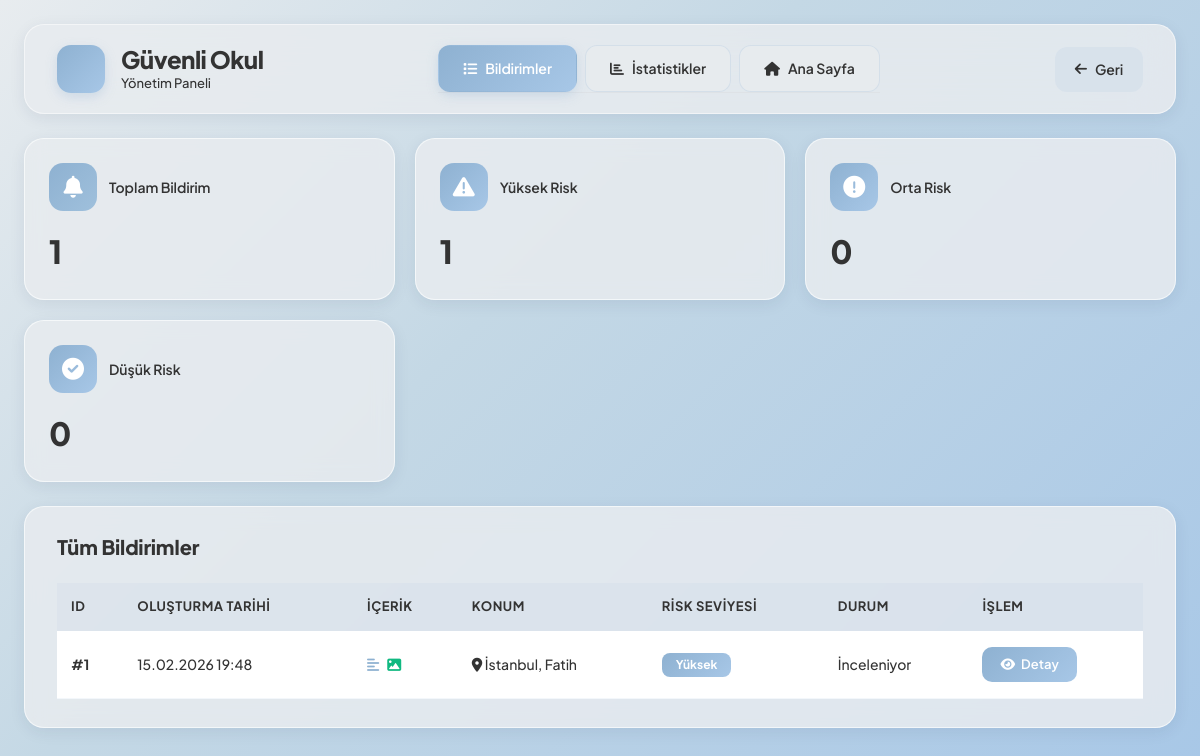
The page /admin on the database its author committed.
### models.py (models this page shows)
class Notification(db.Model):
    id = db.Column(db.Integer, primary_key=True)
    text = db.Column(db.Text, nullable=True)
    audio_path = db.Column(db.String(256), nullable=True)
    anonymity_level = db.Column(db.String(32), default='full_anonymous')
    contact_name = db.Column(db.String(128), nullable=True)
    contact_email = db.Column(db.String(128), nullable=True)
    contact_phone = db.Column(db.String(32), nullable=True)
    city = db.Column(db.String(64), nullable=True)
    district = db.Column(db.String(64), nullable=True)
    risk_level = db.Column(db.String(32), default='low')
    tracking_token = db.Column(db.String(32), unique=True, nullable=False, default=generate_token)
    status = db.Column(db.String(64), default='İnceleniyor')
    admin_notes = db.Column(db.Text, nullable=True)
    assigned_to = db.Column(db.String(128), nullable=True)
    priority = db.Column(db.String(32), default='normal')
    created_at = db.Column(db.DateTime, server_default=db.func.now())
    updated_at = db.Column(db.DateTime, server_default=db.func.now(), onupdate=db.func.now())

### app.py (the view)
@app.route('/admin')
def admin():
    notifications = Notification.query.order_by(Notification.created_at.desc()).all()
    now = datetime.now()
    today_start = now.replace(hour=0, minute=0, second=0, microsecond=0)
    week_start = today_start - timedelta(days=today_start.weekday())
    year_start = datetime(now.year, 1, 1)
    def stats(data):
        return {
            'total': len(data),
            'high': len([n for n in data if n.risk_level == 'high']),
            'medium': len([n for n in data if n.risk_level == 'medium']),
            'low': len([n for n in data if n.risk_level == 'low'])
        }
    daily_stats = stats(Notification.query.filter(Notification.created_at >= today_start).all())
    weekly_stats = stats(Notification.query.filter(Notification.created_at >= week_start).all())
    yearly_stats = stats(Notification.query.filter(Notification.created_at >= year_start).all())
    total_stats = stats(notifications)
    total_stats['pending'] = len([n for n in notifications if n.status == 'İnceleniyor'])
    location_counter = Counter()
    for n in notifications:
        if n.city and n.district:
            location_counter[f"{n.district}, {n.city}"] += 1
    top_locations = location_counter.most_common(10)
    return render_template(
        'admin.html',
        notifications=notifications,
        daily_stats=daily_stats,
        weekly_stats=weekly_stats,
        yearly_stats=yearly_stats,
        total_stats=total_stats,
        top_locations=top_locations
    )

### templates/admin.html (shortened to what this page needs)
<!DOCTYPE html>
<html lang="tr">
<head>
    <link href="https://cdn.jsdelivr.net/npm/bootstrap@5.3.0/dist/css/bootstrap.min.css" rel="stylesheet">
    <link rel="stylesheet" href="https://cdnjs.cloudflare.com/ajax/libs/font-awesome/6.0.0/css/all.min.css">
</head>
<body>
<div class="admin-container">
    <div class="top-bar">
        <div class="logo-section">
            <div class="logo-icon">
            </div>
            <div class="logo-text">
                <h1>Güvenli Okul</h1>
                <p>Yönetim Paneli</p>
            </div>
        </div>
        <div class="nav-tabs">
            <a href="/admin" class="nav-tab active">
                <i class="fas fa-list"></i> Bildirimler
            </a>
            <a href="/admin/statistics" class="nav-tab">
                <i class="fas fa-chart-bar"></i> İstatistikler
            </a>
            <a href="/" class="nav-tab">
                <i class="fas fa-home"></i> Ana Sayfa
            </a>
        </div>
        <a href="javascript:history.back()" class="btn-back-top">
            <i class="fas fa-arrow-left"></i> Geri
        </a>
    </div>
    <div class="stats-grid">
        <div class="stat-card">
            <div class="stat-header">
                <div class="stat-icon icon-total">
                    <i class="fas fa-bell"></i>
                </div>
                <div class="stat-info">
                    <h3>Toplam Bildirim</h3>
                </div>
            </div>
            <div class="stat-number">{{ notifications|length }}</div>
        </div>
        <div class="stat-card">
            <div class="stat-header">
                <div class="stat-icon icon-high">
                    <i class="fas fa-exclamation-triangle"></i>
                </div>
                <div class="stat-info">
                    <h3>Yüksek Risk</h3>
                </div>
            </div>
            <div class="stat-number">{{ notifications|selectattr("risk_level", "equalto", "high")|list|length }}</div>
        </div>
        <div class="stat-card">
            <div class="stat-header">
                <div class="stat-icon icon-medium">
                    <i class="fas fa-exclamation-circle"></i>
                </div>
                <div class="stat-info">
                    <h3>Orta Risk</h3>
                </div>
            </div>
            <div class="stat-number">{{ notifications|selectattr("risk_level", "equalto", "medium")|list|length }}</div>
        </div>
        <div class="stat-card">
            <div class="stat-header">
                <div class="stat-icon icon-low">
                    <i class="fas fa-check-circle"></i>
                </div>
                <div class="stat-info">
                    <h3>Düşük Risk</h3>
                </div>
            </div>
            <div class="stat-number">{{ notifications|selectattr("risk_level", "equalto", "low")|list|length }}</div>
        </div>
    </div>
    <div class="table-card">
        <div class="table-header">
            <h2>Tüm Bildirimler</h2>
        </div>
        <div class="table-responsive">
            <table class="table">
                <thead>
                    <tr>
                        <th>ID</th>
                        <th>OLUŞTURMA TARİHİ</th>
                        <th>İÇERİK</th>
                        <th>KONUM</th>
                        <th>RİSK SEVİYESİ</th>
                        <th>DURUM</th>
                        <th>İŞLEM</th>
                    </tr>
                </thead>
                <tbody>
                    {% for n in notifications %}
                    <tr>
                        <td><strong>#{{ n.id }}</strong></td>
                        <td>{{ n.created_at.strftime('%d.%m.%Y %H:%M') }}</td>
                        <td>
                            <div style="display: flex; gap: 8px; align-items: center;">
                                {% if n.text %}
                                    <i class="fas fa-align-left" style="color: #8EB1D1;" title="Metin var"></i>
                                {% endif %}
                                {% if n.audio_path %}
                                    {% set file_ext = n.audio_path.split('.')[-1].lower() %}
                                    {% if file_ext in ['jpg', 'jpeg', 'png', 'gif', 'webp', 'bmp'] %}
                                        <i class="fas fa-image" style="color: #10B981;" title="Görsel var"></i>
                                    {% elif file_ext in ['mp3', 'wav', 'webm', 'ogg', 'm4a', 'aac'] %}
                                        <i class="fas fa-microphone" style="color: #8EB1D1;" title="Ses kaydı var"></i>
                                    {% elif file_ext in ['mp4', 'webm', 'mov', 'avi', 'mkv'] %}
                                        <i class="fas fa-video" style="color: #EF4444;" title="Video var"></i>
                                    {% elif file_ext == 'pdf' %}
                                        <i class="fas fa-file-pdf" style="color: #DC2626;" title="PDF var"></i>
                                    {% elif file_ext in ['doc', 'docx'] %}
                                        <i class="fas fa-file-word" style="color: #2563EB;" title="Word belgesi var"></i>
                                    {% else %}
                                        <i class="fas fa-paperclip" style="color: #6B7280;" title="Dosya var"></i>
                                    {% endif %}
                                {% endif %}
                            </div>
                        </td>
                        <td>
                            {% if n.city %}
                                <i class="fas fa-map-marker-alt" style="color: #333333;"></i>
                                {{ n.city }}{% if n.district %}, {{ n.district }}{% endif %}
                            {% else %}
                                <span style="color: #333333;">-</span>
                            {% endif %}
                        </td>
                        <td>
                            <span class="badge badge-{{ n.risk_level }}">
                                {% if n.risk_level == 'high' %}Yüksek
                                {% elif n.risk_level == 'medium' %}Orta
                                {% else %}Düşük{% endif %}
                            </span>
                        </td>
                        <td>{{ n.status }}</td>
                        <td>
                            <a href="/admin/{{ n.id }}" class="btn-detail">
                                <i class="fas fa-eye"></i> Detay
                            </a>
                        </td>
                    </tr>
                    {% endfor %}
                </tbody>
            </table>
        </div>
    </div>
</div>
</body>
</html>

### templates/admin.html (style rules this page uses)
* { margin: 0; padding: 0; box-sizing: border-box; }
body { font-family: 'Plus Jakarta Sans', sans-serif; background: linear-gradient(135deg, #E8ECEF 0%, #C4D8E5 40%, #A7C7E7 100%); min-height: 100vh; padding: 24px; }
.admin-container { max-width: 1600px; margin: 0 auto; }
.top-bar { background: rgba(232, 236, 239, 0.85); backdrop-filter: blur(20px); border-radius: 20px; padding: 20px 32px; margin-bottom: 24px; display: flex; justify-content: space-between; align-items: center; border: 1px solid rgba(255, 255, 255, 0.5); box-shadow: 0 4px 16px rgba(28, 43, 72, 0.08); }
.logo-section { display: flex; align-items: center; gap: 16px; }
.logo-icon { width: 48px; height: 48px; background: linear-gradient(135deg, #8EB1D1, #A7C7E7); border-radius: 14px; display: flex; align-items: center; justify-content: center; color: white; font-size: 24px; box-shadow: 0 4px 12px rgba(142, 177, 209, 0.3); }
.logo-text h1 { font-size: 24px; font-weight: 800; color: #333333;margin: 0; letter-spacing: -0.5px; }
.logo-text p { font-size: 13px; color: #333333;margin: 0; font-weight: 500; }
.nav-tabs { display: flex; gap: 8px; }
.nav-tab { padding: 12px 24px; background: rgba(232, 236, 239, 0.85); border: 1px solid rgba(142, 177, 209, 0.2); border-radius: 12px; text-decoration: none; color: #333333;font-weight: 600; font-size: 14px; transition: all 0.3s; display: flex; align-items: center; gap: 8px; }
.nav-tab.active { background: linear-gradient(135deg, #8EB1D1, #A7C7E7); color: white; border-color: transparent; box-shadow: 0 4px 12px rgba(142, 177, 209, 0.3); }
.stats-grid { display: grid; grid-template-columns: repeat(auto-fit, minmax(280px, 1fr)); gap: 20px; margin-bottom: 24px; }
.stat-card { background: rgba(232, 236, 239, 0.85); backdrop-filter: blur(10px); border-radius: 20px; padding: 24px; border: 1px solid rgba(255, 255, 255, 0.6); box-shadow: 0 4px 16px rgba(28, 43, 72, 0.08); transition: all 0.3s; }
.stat-header { display: flex; align-items: center; gap: 12px; margin-bottom: 16px; }
.stat-icon { width: 48px; height: 48px; border-radius: 14px; display: flex; align-items: center; justify-content: center; font-size: 22px; }
.icon-total { background: linear-gradient(135deg, #8EB1D1, #9FC0DC); color: white; }
.icon-high { background: linear-gradient(135deg, #8EB1D1, #A7C7E7); color: white; }
.icon-medium { background: linear-gradient(135deg, #8EB1D1, #A7C7E7); color: white; }
.icon-low { background: linear-gradient(135deg, #8EB1D1, #A7C7E7); color: white; }
.stat-info h3 { font-size: 14px; color: #333333;font-weight: 600; margin: 0; }
.stat-number { font-size: 32px; font-weight: 800; color: #333333;margin-top: 8px; }
.table-card { background: rgba(232, 236, 239, 0.85); backdrop-filter: blur(10px); border-radius: 20px; padding: 28px 32px; border: 1px solid rgba(255, 255, 255, 0.6); box-shadow: 0 4px 16px rgba(28, 43, 72, 0.08); }
.table-header { display: flex; justify-content: space-between; align-items: center; margin-bottom: 24px; }
.table-header h2 { font-size: 20px; font-weight: 800; color: #333333;margin: 0; }
.table { margin: 0; }
.table thead th { background: rgba(142, 177, 209, 0.08); border: none; color: #333333;font-weight: 700; font-size: 13px; padding: 14px; text-transform: uppercase; letter-spacing: 0.5px; }
.table tbody tr { border-bottom: 1px solid rgba(142, 177, 209, 0.1); transition: all 0.2s; }
.table tbody td { padding: 16px 14px; vertical-align: middle; color: #333333;font-weight: 500; font-size: 14px; }
.badge { padding: 6px 14px; border-radius: 8px; font-size: 12px; font-weight: 700; display: inline-block; }
.badge-high { background: linear-gradient(135deg, #8EB1D1, #A7C7E7); color: white; }
.btn-detail { background: linear-gradient(135deg, #8EB1D1, #A7C7E7); color: white; padding: 8px 18px; border-radius: 10px; text-decoration: none; font-weight: 600; font-size: 13px; transition: all 0.3s; display: inline-flex; align-items: center; gap: 6px; }
.btn-back-top { display: inline-flex; align-items: center; gap: 8px; padding: 12px 20px; background: rgba(142, 177, 209, 0.1); border-radius: 12px; color: #333333; text-decoration: none; font-weight: 600; font-size: 14px; transition: all 0.3s; }

### rows shown on the page
Notification: id "1", created_at "15.02.2026 19:48", city "İstanbul", district "Fatih", risk_level "Yüksek", status "İnceleniyor"

### other values the page prints
{{ notifications|length }} "1"
{{ notifications|selectattr("risk_level", "equalto", "high")|list|length }} "1"
{{ notifications|selectattr("risk_level", "equalto", "low")|list|length }} "0"
